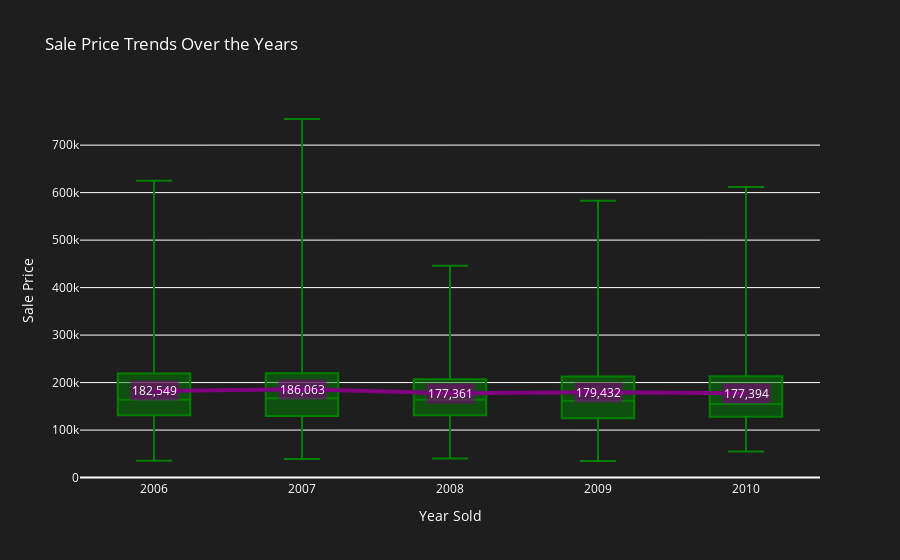

Notebook code for this chart:
### Markdown cell above
#### Box plot of price over the years

This calculates the average sale price for each year (`YrSold`) and visualizes sale price trends over time using a box plot with a line plot overlay. Each box shows the distribution of sale prices for that year, and the line connects the yearly averages. Price annotations are added for clarity.

 **Yearly Trends:** Sale prices fluctuate year to year, with some years showing higher average prices than others. This indicates that market conditions or other temporal factors impact house prices over time.

### Code cell
# Box plot of price over the years
yearly_avg_sale_price = train_df.groupby('YrSold')['SalePrice'].mean()

fig13 = px.box(train_df, x='YrSold', y='SalePrice', title='Sale Price Trends Over the Years',
               points=False, color_discrete_sequence=['green'])

fig13.add_trace(px.line(x=yearly_avg_sale_price.index, y=yearly_avg_sale_price.values).data[0])

fig13.update_traces(line=dict(color='purple', width=4), selector=dict(type='scatter', mode='lines'))

for year, avg_price in yearly_avg_sale_price.items():
    fig13.add_annotation(
        x=year,
        y=avg_price,
        text=f"{avg_price:,.0f}",
        font=dict(color='white'),
        showarrow=False,
        bgcolor='rgba(128, 0, 128, 0.6)'
    )

fig13.update_layout(
    plot_bgcolor='rgb(30,30,30)',
    paper_bgcolor='rgb(30,30,30)',
    font=dict(color='white'),
    xaxis_title='Year Sold',
    yaxis_title='Sale Price'
)

fig13.show()

### Figure 1 — Plotly figure (JSON) as saved in the notebook; plotly's stock layout.template omitted (floating-point values rounded to 4 significant figures; data arrays with more than 128 entries replaced by an {"elided": "..."} marker saying what was removed)
{"data": [{"alignmentgroup": "True", "boxpoints": false, "hovertemplate": "YrSold=%{x}<br>SalePrice=%{y}<extra></extra>", "legendgroup": "", "marker": {"color": "green"}, "name": "", "notched": false, "offsetgroup": "", "orientation": "v", "showlegend": false, "type": "box", "x": {"elided": "1460 int values"}, "x0": " ", "xaxis": "x", "y": {"elided": "1460 int values"}, "y0": " ", "yaxis": "y"}, {"hovertemplate": "x=%{x}<br>y=%{y}<extra></extra>", "legendgroup": "", "line": {"color": "purple", "dash": "solid", "width": 4}, "mode": "lines", "name": "", "orientation": "v", "showlegend": false, "type": "scatter", "x": [2006, 2007, 2008, 2009, 2010], "xaxis": "x", "y": [182500.0, 186100.0, 177400.0, 179400.0, 177400.0], "yaxis": "y"}], "layout": {"annotations": [{"bgcolor": "rgba(128, 0, 128, 0.6)", "font": {"color": "white"}, "showarrow": false, "text": "182,549", "x": 2006, "y": 182500.0}, {"bgcolor": "rgba(128, 0, 128, 0.6)", "font": {"color": "white"}, "showarrow": false, "text": "186,063", "x": 2007, "y": 186100.0}, {"bgcolor": "rgba(128, 0, 128, 0.6)", "font": {"color": "white"}, "showarrow": false, "text": "177,361", "x": 2008, "y": 177400.0}, {"bgcolor": "rgba(128, 0, 128, 0.6)", "font": {"color": "white"}, "showarrow": false, "text": "179,432", "x": 2009, "y": 179400.0}, {"bgcolor": "rgba(128, 0, 128, 0.6)", "font": {"color": "white"}, "showarrow": false, "text": "177,394", "x": 2010, "y": 177400.0}], "boxmode": "group", "font": {"color": "white"}, "legend": {"tracegroupgap": 0}, "paper_bgcolor": "rgb(30,30,30)", "plot_bgcolor": "rgb(30,30,30)", "title": {"text": "Sale Price Trends Over the Years"}, "xaxis": {"anchor": "y", "domain": [0, 1], "title": {"text": "Year Sold"}}, "yaxis": {"anchor": "x", "domain": [0, 1], "title": {"text": "Sale Price"}}}}
